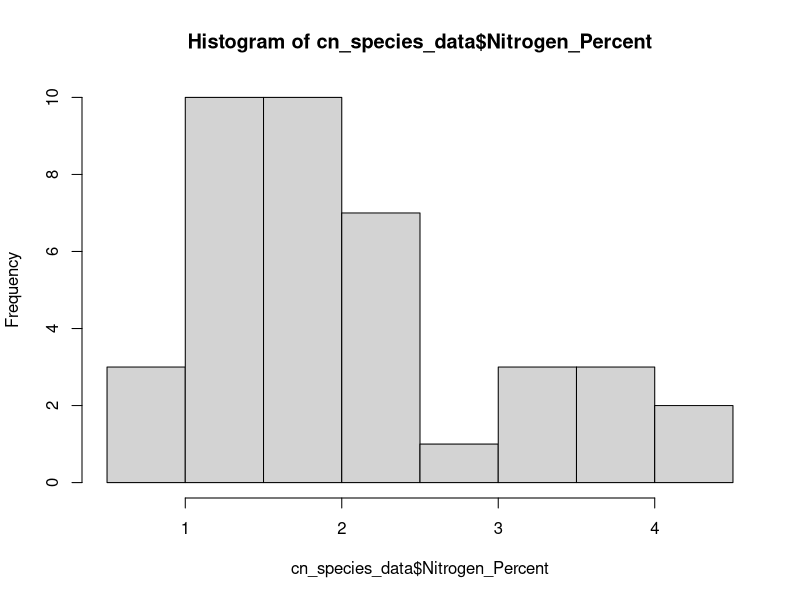
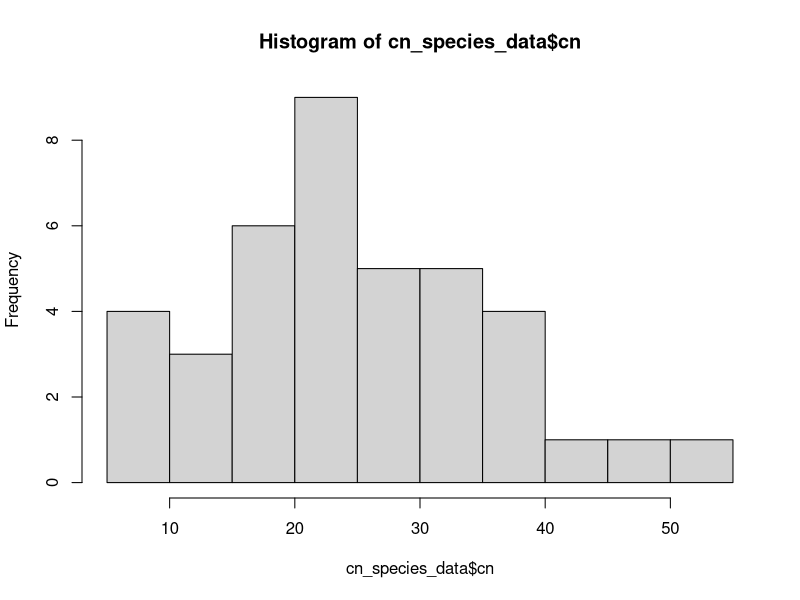
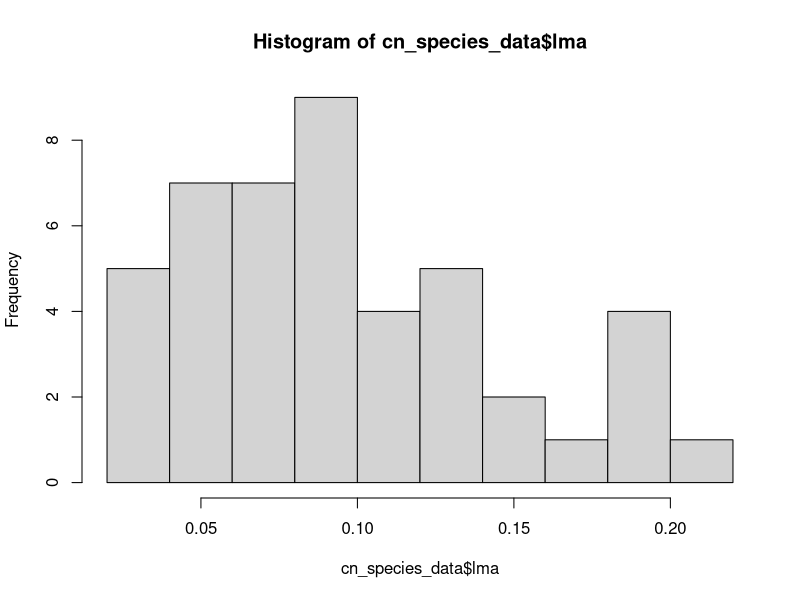
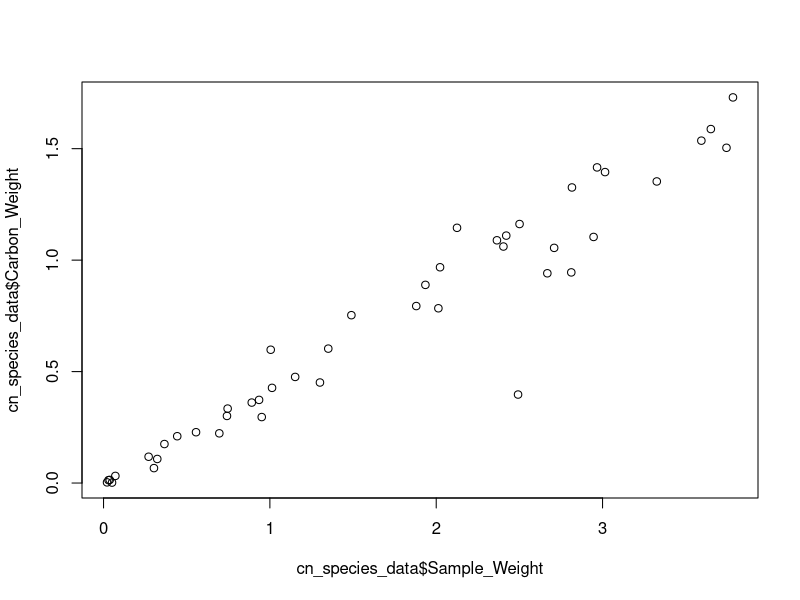
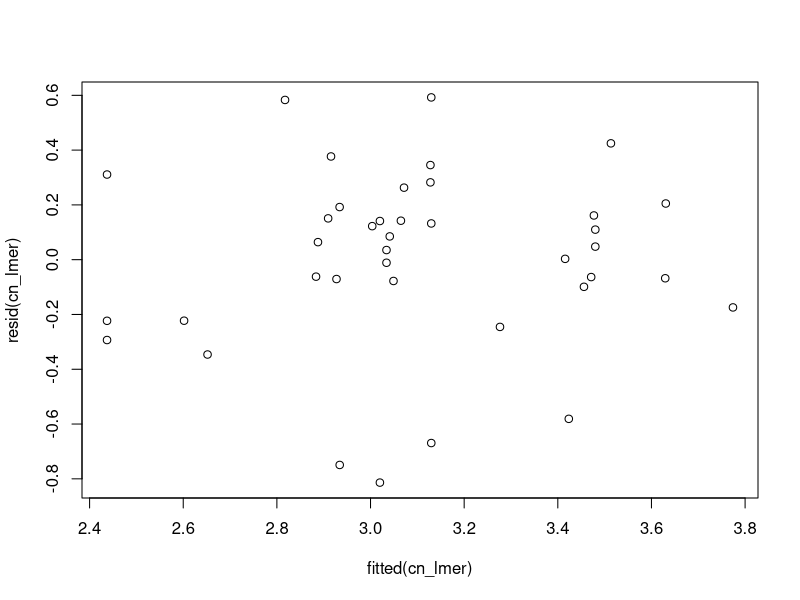

Here is the R script that generated these plots, in order: (Note: this script raises an error after producing the figures.)
# script for analyzing CN data from GUMO samples
# for Jose Villeda's Honors project

## load packages
library(dplyr)
# install.packages('lme4')
library(lme4)
library(car)
library(emmeans)
# install.packages('ggplot2')
library(ggplot2)
library(scales)

## load (i.e., read) the data
cn_data = read.csv('../../data/cn/jose_gumo_1_results.csv')
species_info = read.csv('../../data/cn/species_information.csv', fileEncoding = 'Latin1')

## look at data
head(cn_data)
head(species_info)

## merge dataasets
cn_species_data = left_join(cn_data, species_info, by = c("Sample_ID" = "sample_id"))
head(cn_species_data)

## calculate variables
cn_species_data$cn = cn_species_data$Carbon_Percent / cn_species_data$Nitrogen_Percent
cn_species_data$lma = cn_species_data$mass / cn_species_data$area

## make some simple graphs
### histogram of the percent nitrogen data
hist(cn_species_data$Nitrogen_Percent)
hist(cn_species_data$cn)
hist(cn_species_data$lma)
plot(cn_species_data$Sample_Weight, cn_species_data$Carbon_Weight)

## test hypotheses about herbaceous/woody
### make new column describing whether species is woody or not
cn_species_data$woody <- NA
cn_species_data$woody[cn_species_data$life_history == 'Forb' | cn_species_data$life_history == 'Grass'] <- 'no'
cn_species_data$woody[cn_species_data$life_history == 'Shrub' | cn_species_data$life_history == 'Tree'] <- 'yes'

cn_species_data$PFT[cn_species_data$life_history == 'Grass' & 
                      cn_species_data$photosynthesis_type == 'C3'] <- 'C3 grass'
cn_species_data$PFT[cn_species_data$life_history == 'Grass' & 
                      cn_species_data$photosynthesis_type == 'C4'] <- 'C4 grass'
cn_species_data$PFT[cn_species_data$life_history == 'Forb' & 
                      cn_species_data$photosynthesis_type == 'C3'] <- 'C3 forb'
cn_species_data$PFT[cn_species_data$life_history == 'Shrub' & 
                      cn_species_data$photosynthesis_type == 'C3'] <- 'C3 shrub'
cn_species_data$PFT[cn_species_data$life_history == 'Tree' & 
                      cn_species_data$photosynthesis_type == 'C3'] <- 'C3 tree'

### test whether C/N ratios differ across plant type and environment
cn_lmer <- lmer(log(cn) ~ PFT * elevation_m + (1|family), 
                data = cn_species_data)
plot(resid(cn_lmer) ~ fitted(cn_lmer))
summary(cn_lmer)
Anova(cn_lmer)
cld(emmeans(cn_lmer, ~PFT))
emtrends(cn_lmer, ~1, var = 'elevation_m')

### test whether percent N differ across plant type and environment
nper_lmer <- lmer(log(Nitrogen_Percent) ~ PFT * elevation_m + (1|family), 
                data = cn_species_data)
plot(resid(nper_lmer) ~ fitted(nper_lmer))
summary(nper_lmer)
Anova(nper_lmer)
cld(emmeans(nper_lmer, ~PFT))
emtrends(nper_lmer, ~1, var = 'elevation_m')

### test whether percent lma differs across plant type and environment
lma_lmer <- lmer(log(lma) ~ PFT * elevation_m + (1|family), 
                  data = cn_species_data)
plot(resid(lma_lmer) ~ fitted(lma_lmer))
summary(lma_lmer)
Anova(lma_lmer)
cld(emmeans(lma_lmer, ~PFT))
emtrends(lma_lmer, ~1, var = 'elevation_m')

### lma-nper correlation
nperlma_lmer <- lmer(log(Nitrogen_Percent) ~ PFT * log(lma) + (1|family), 
                  data = cn_species_data)
plot(resid(nperlma_lmer) ~ fitted(nperlma_lmer))
summary(nperlma_lmer)
Anova(nperlma_lmer)
cld(emmeans(nperlma_lmer, ~PFT))
emtrends(nperlma_lmer, ~1, var = 'lma')

### results summary
# biggest effect is elevation, where there is great N at higher elevation
# follows predictions from Wang et al. (2017), which suggests
# that plants increase leaf N at high elevation because of high water stress
# more N allows them to maintain photosynthesis at lower stomatal conductance
# could test this with the stomatal data from Zach
# light also goes up so plants invest in more enzymes to use it for photosynthesis
# temperature goes down as you increase elevation, so plants invest in more
# enzymes because they are working more slowly

### make plots
#### quick plots
plot(log(Nitrogen_Percent) ~ elevation_m, data = cn_species_data)
plot(log(cn) ~ elevation_m, data = cn_species_data)

#### nice plots
##### percent nitrogen x elevation
elevation_vector = seq(min(cn_species_data$elevation_m, na.rm = T), 
                       max(cn_species_data$elevation_m, na.rm = T), 1)
nper_elevation_slope = summary(emtrends(nper_lmer, ~1, var = 'elevation_m'))[1, 2]
nper_elevation_intercept = summary(emmeans(nper_lmer, ~1, at = list(elevation_m = 0)))[1, 2]
nper_modeled = nper_elevation_slope * elevation_vector + nper_elevation_intercept
nper_model_df = data.frame(elevation = elevation_vector, nper = nper_modeled)

nper_plot = ggplot(data = cn_species_data, aes(x = elevation_m, y = Nitrogen_Percent, 
                                   shape = PFT, colour = PFT)) +
  theme(legend.position = "right", 
        legend.text=element_text(size=15),
        legend.title=element_text(size=15),
        axis.title.y=element_text(size=rel(2.5), colour = 'black'),
        axis.title.x=element_text(size=rel(2.5), colour = 'black'),
        axis.text.x=element_text(size=rel(2), colour = 'black'),
        axis.text.y=element_text(size=rel(2), colour = 'black'),
        panel.background = element_rect(fill = 'white', colour = 'black'),
        panel.grid.major = element_line(colour = "grey")) +
  geom_point(alpha = 0.9, size = 4) +
  geom_line(data = nper_model_df, aes(x = elevation, y = exp(nper), 
                                      shape = NULL, colour = NULL), 
            size = 4, col = rgb(0, 0, 0, 0.7)) +
  ylab('Leaf N (%)') +
  xlab('Elevation (m)') +
  xlim(c(500, 2500)) +
  ylim(c(0, 5))

jpeg('plots/nper_plot.jpeg',
     width = 8, height = 8, units = 'in', res = 600)
plot(nper_plot)
dev.off()

##### cn x elevation
cn_elevation_slope = summary(emtrends(cn_lmer, ~1, var = 'elevation_m'))[1, 2]
cn_elevation_intercept = summary(emmeans(cn_lmer, ~1, at = list(elevation_m = 0)))[1, 2]
cn_modeled = cn_elevation_slope * elevation_vector + cn_elevation_intercept
cn_model_df = data.frame(elevation = elevation_vector, cn = cn_modeled)

cn_plot = ggplot(data = cn_species_data, aes(x = elevation_m, y = cn, 
                                   shape = PFT, colour = PFT)) +
  theme(legend.position = "right", 
        legend.text=element_text(size=15),
        legend.title=element_text(size=15), 
        axis.title.y=element_text(size=rel(2.5), colour = 'black'),
        axis.title.x=element_text(size=rel(2.5), colour = 'black'),
        axis.text.x=element_text(size=rel(2), colour = 'black'),
        axis.text.y=element_text(size=rel(2), colour = 'black'),
        panel.background = element_rect(fill = 'white', colour = 'black'),
        panel.grid.major = element_line(colour = "grey")) +
  geom_point(alpha = 0.9, size = 4) +
  geom_line(data = cn_model_df, aes(x = elevation, y = exp(cn), 
                                      shape = NULL, colour = NULL), 
            size = 4, col = rgb(0, 0, 0, 0.7)) +
  ylab('Leaf C:N') +
  xlab('Elevation (m)') +
  xlim(c(500, 2500)) +
  ylim(c(0, 60))

jpeg('plots/cn_plot.jpeg',
     width = 8, height = 8, units = 'in', res = 600)
plot(cn_plot)
dev.off()

##### nper-lma trend (to show fast-slow tradeoff)
# lma_vector = seq(min(cn_species_data$lma, na.rm = T), 
#                        max(cn_species_data$lma, na.rm = T), 0.01)
# nperlma_slope = summary(emtrends(nperlma_lmer, ~1, var = 'log(lma)'))[1, 2]
# nperlma_intercept = summary(emmeans(nperlma_lmer, ~1, at = list(lma = 0)))[1, 2]
# nperlma_modeled = nperlma_slope * lma_vector + nperlma_intercept
# nperlma_model_df = data.frame(lma = lma_vector, nper = nperlma_modeled)

nperlma_plot = ggplot(data = cn_species_data, aes(x = log(lma), y = log(Nitrogen_Percent), 
                                             shape = PFT, colour = PFT)) +
  theme(legend.position = "right", 
        legend.text=element_text(size=15),
        legend.title=element_text(size=15), 
        axis.title.y=element_text(size=rel(2.5), colour = 'black'),
        axis.title.x=element_text(size=rel(2.5), colour = 'black'),
        axis.text.x=element_text(size=rel(2), colour = 'black'),
        axis.text.y=element_text(size=rel(2), colour = 'black'),
        panel.background = element_rect(fill = 'white', colour = 'black'),
        panel.grid.major = element_line(colour = "grey")) +
  geom_point(alpha = 0.9, size = 4) +
  # geom_line(data = cn_model_df, aes(x = lma, y = exp(cn), 
  #                                   shape = NULL, colour = NULL), 
  #           size = 4, col = rgb(0, 0, 0, 0.7)) +
  ylab('Log Leaf N (%)') +
  xlab(expression('Log Leaf Mass per Area (' * 'g mm'^'-2' * ')')) +
  xlim(c(-3.5, -1.5)) +
  ylim(c(0, 2))
